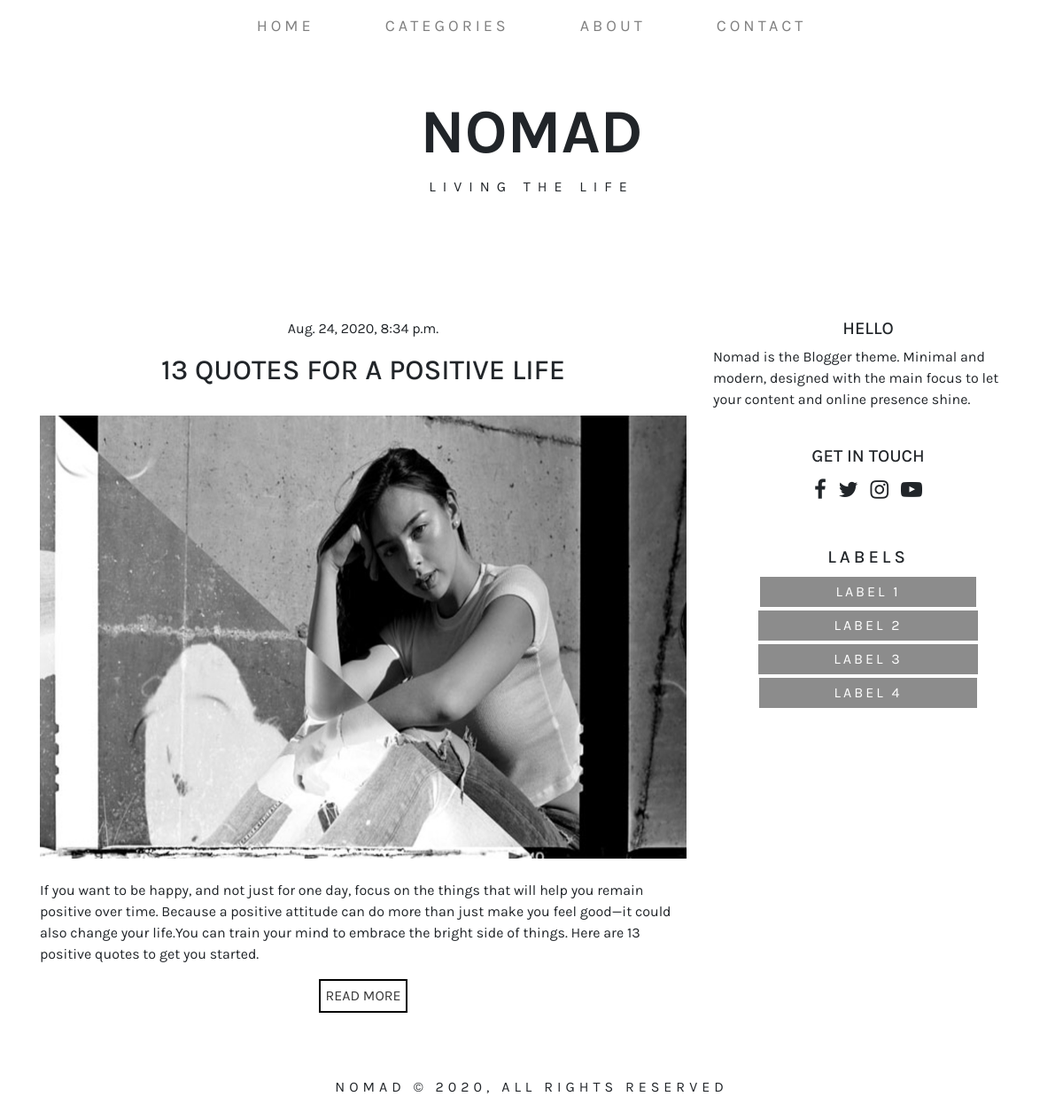
The page / on the database its author committed.
### blogapp/models.py (models this page shows, shortened)
class Post(models.Model):
    pub_date = models.DateTimeField('date published')
    title = models.CharField(max_length=200)
    upload = models.ImageField(upload_to='images/')
    intro = models.CharField(max_length=400)
    body = models.TextField()

### blogapp/views.py (the view)
# urls.py: path('', views.IndexView.as_view(), name='index'),
class IndexView(generic.ListView):
    template_name = 'blogapp/index.html'
    context_object_name = 'posting'
    def get_queryset(self):
        return Post.objects.order_by('-pub_date')[:5]

### blogapp/templates/blogapp/index.html (shortened to what this page needs)
{% load static %}
<!DOCTYPE html>
<html lang="en">
  <head>
    <link
      rel="stylesheet"
      href="https://cdnjs.cloudflare.com/ajax/libs/font-awesome/4.7.0/css/font-awesome.min.css"
    />
    <link
      rel="stylesheet"
      href="https://cdnjs.cloudflare.com/ajax/libs/font-awesome/4.7.0/css/font-awesome.min.css"
    />
    <link
      rel="stylesheet"
      href="https://maxcdn.bootstrapcdn.com/bootstrap/4.5.2/css/bootstrap.min.css"
    />
    <link
      rel="stylesheet"
      href="{% static 'blogapp/stylee.css' %}"
      type="text/css"
    />
  </head>
  <body>
    <div class="container">
      <nav class="navbar navbar-expand-md navbar-light justify-content-center">
        <ul class="navbar-nav">
          <li class="nav-item">
            <a class="nav-link" href="{% url 'index' %}">HOME</a>
          </li>
          <li class="nav-item">
            <a class="nav-link" href="#">CATEGORIES</a>
          </li>
          <li class="nav-item">
            <a class="nav-link" href="#">ABOUT</a>
          </li>
          <li class="nav-item">
            <a class="nav-link" href="#">CONTACT</a>
          </li>
        </ul>
      </nav>
    </div>
    <div class="container">
      <br /><br />
      <div class="title">
        <h1>NOMAD</h1>
        <p>LIVING THE LIFE</p>
      </div>
    </div>
    <br /><br /><br /><br /><br />
    {% if posting %}
    <div class="container">
      <div class="row">
        <div class="col-sm-8">
          {% for posts in posting %}
          <div class="d-flex justify-content-center">
            <p>{{ posts.pub_date }}</p>
          </div>
          <div class="d-flex justify-content-center">
            <h2>{{posts.title}}</h2>
          </div>
          <br />
          <div class="d-flex justify-content-center">
            <img
              src="{{posts.upload.url}}"
              height="500px"
              width="730px"
              alt=""
            />
          </div>
          <br />
          <div class="d-flex justify-content-center">
            <p>
              {{posts.intro}}
            </p>
          </div>
          <div class="d-flex justify-content-center">
            <button class="slide">
              <a href="{% url 'detail' posts.id %}">READ MORE</a>
            </button>
          </div>
          <br /><br /><br />
          {% endfor %}
        </div>
        <div class="col-sm-4">
          <div class="d-flex justify-content-center">
            <h5>HELLO</h5>
          </div>
          <div class="d-flex justify-content-center">
            <p>
              Nomad is the Blogger theme. Minimal and modern, designed with the
              main focus to let your content and online presence shine.
            </p>
          </div>
          <br />
          <div class="socials">
            <h5>GET IN TOUCH</h5>
            <i class="fa fa-facebook" style="font-size: 24px;"></i>
            <i class="fa fa-twitter" style="font-size: 24px;"></i>
            <i class="fa fa-instagram" style="font-size: 24px;"></i>
            <i class="fa fa-youtube-play" style="font-size: 24px;"></i>
          </div>
          <br /><br />
          <div class="labels">
            <h5>LABELS</h5>
            <button class="buttonlab">LABEL 1</button>
            <button class="buttonlab">LABEL 2</button>
            <button class="buttonlab">LABEL 3</button>
            <button class="buttonlab">LABEL 4</button>
          </div>
        </div>
      </div>
    </div>
    {% endif %}
    <footer>
      <p>NOMAD © 2020, ALL RIGHTS RESERVED</p>
    </footer>
  </body>
</html>

### blogapp/static/blogapp/stylee.css (style rules this page uses)
body { font-family: "Karla", sans-serif; }
.navbar .navbar-nav .nav-link { font-size: 18px; padding-left: 40px; padding-right: 40px; letter-spacing: 4px; }
.title h1 { color: "#363636"; text-align: center; font-size: 70px; font-weight: 700; }
.title p { text-align: center; letter-spacing: 8px; }
button { background: none; border: 2px solid; font: inherit; padding: 5px; }
button a { color: #363636; }
.socials { text-align: center; }
i { margin: 5px; }
.labels { text-align: center; letter-spacing: 4px; }
.buttonlab { background-color: #8c8c8c; color: white; letter-spacing: 3px; padding-right: 85px; padding-left: 85px; }
footer { letter-spacing: 5px; text-align: center; }

### rows shown on the page
Post: pub_date "Aug. 24, 2020, 8:34 p.m.", title "13 QUOTES FOR A POSITIVE LIFE", upload (picture), intro "If you want to be happy, and not just for one day, focus on the things that will help you remain positive over time. Because a positive attitude can do more than just make you feel good—it could also change your life.You can train your mind to embrace the bright side of things. Here are 13 positive quotes to get you started."
